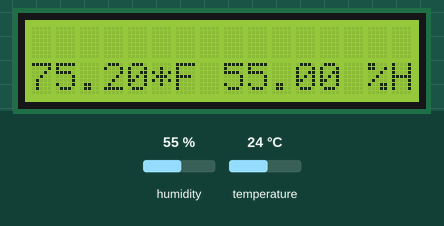
The sketch below on a simulated Arduino Uno, built with avr-gcc and run on an emulated ATmega328P. On the bench: 16×2 character LCD. The test bench sets the inputs (shaded band); at power-on: humidity 55 %, temperature 24 °C.

Above: at 1.4 s.
1.5 s: humidity set to 22 %
At 2.9 s:
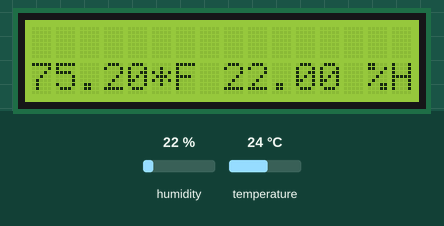
3.7 s: temperature set to 12 °C
At 5.5 s:
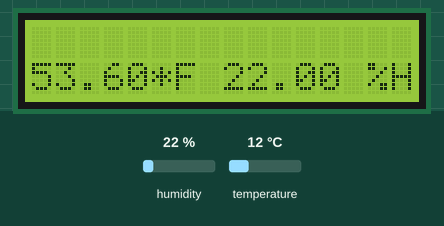
6.7 s: humidity set to 40 %
At 8.0 s:
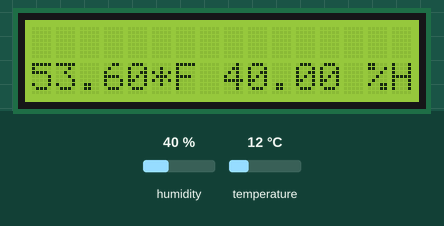
8.9 s: temperature set to 19 °C
At 10.6 s:
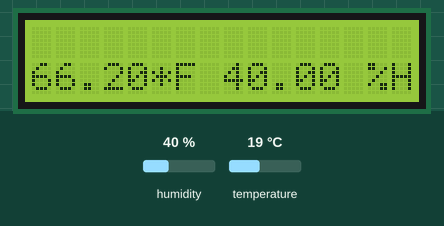
Timing chart, 0 to 12.1 s (numbered marks = the images above; inputs shaded):
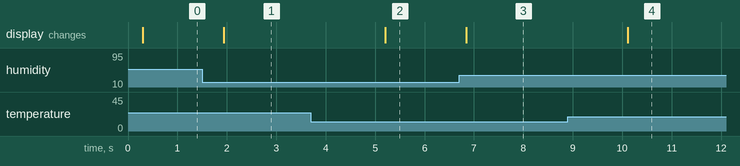

Measured:
- after the input at 1.5 s, the display: changes after 0.44 s (image 1)
- after the input at 3.7 s, the display: changes after 1.5 s (image 2)
- after the input at 6.7 s, the display: changes after 0.14 s (image 3)
- after the input at 8.9 s, the display: changes after 1.2 s (image 4)

The sketch:

temp.ino
```cpp
#include <LiquidCrystal.h>
#include <SimpleDHT.h>

#define DELAY 100
#define DHT_PIN 9

const int rs = 12, en = 11, d4 = 5, d5 = 4, d6 = 3, d7 = 2;

LiquidCrystal lcd(rs, en, d4, d5, d6, d7);
SimpleDHT11 dht11(DHT_PIN);

int dhtCooldown;

void setup() {
    lcd.begin(16, 2);
    lcd.print("################");
    lcd.setCursor(0, 1);
    lcd.print("=INITIALIZING...");
    delay(200);
    dhtCooldown = 0;
}

void loop() {
    if (dhtCooldown-- == 0) {
        lcd.home();
        lcd.print("                ");
        lcd.print("### Sampling ###");
        float temp = 0, humidity = 0;
        int err = SimpleDHTErrSuccess;
        if ((err = dht11.read2(&temp, &humidity, NULL)) != SimpleDHTErrSuccess) {
            lcd.print("!! err=");
            lcd.print(SimpleDHTErrCode(err));
            lcd.setCursor(0, 1);
            lcd.print(SimpleDHTErrDuration(err));
        } else {
            temp = 32 + (temp * 9 / 5);
            lcd.clear();
            lcd.setCursor(0, 1);
            lcd.print(temp);
            lcd.print("*F ");
            lcd.print(humidity);
            lcd.print(" %H");
        }

        dhtCooldown = 15; // 15 * 100 = 1500ms
    }


    delay(DELAY);
}
```
